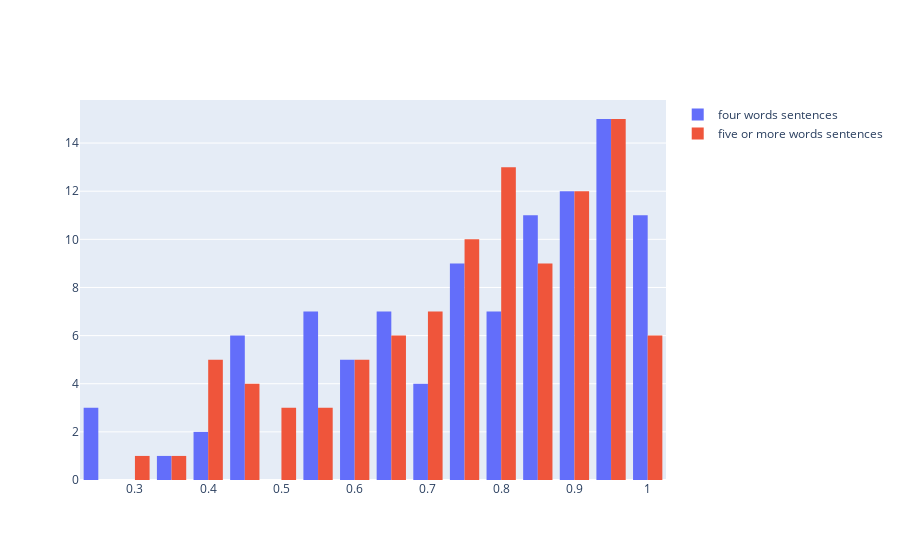

The notebook cell saved with this chart:
### Code cell
fig = go.Figure()

fig.add_trace(go.Histogram(histfunc="count", y=percentages_four, x=percentages_four, name="four words sentences"))

fig.add_trace(go.Histogram(histfunc="count", y=percentages_more, x=percentages_more, name="five or more words sentences"))
fig.show()
